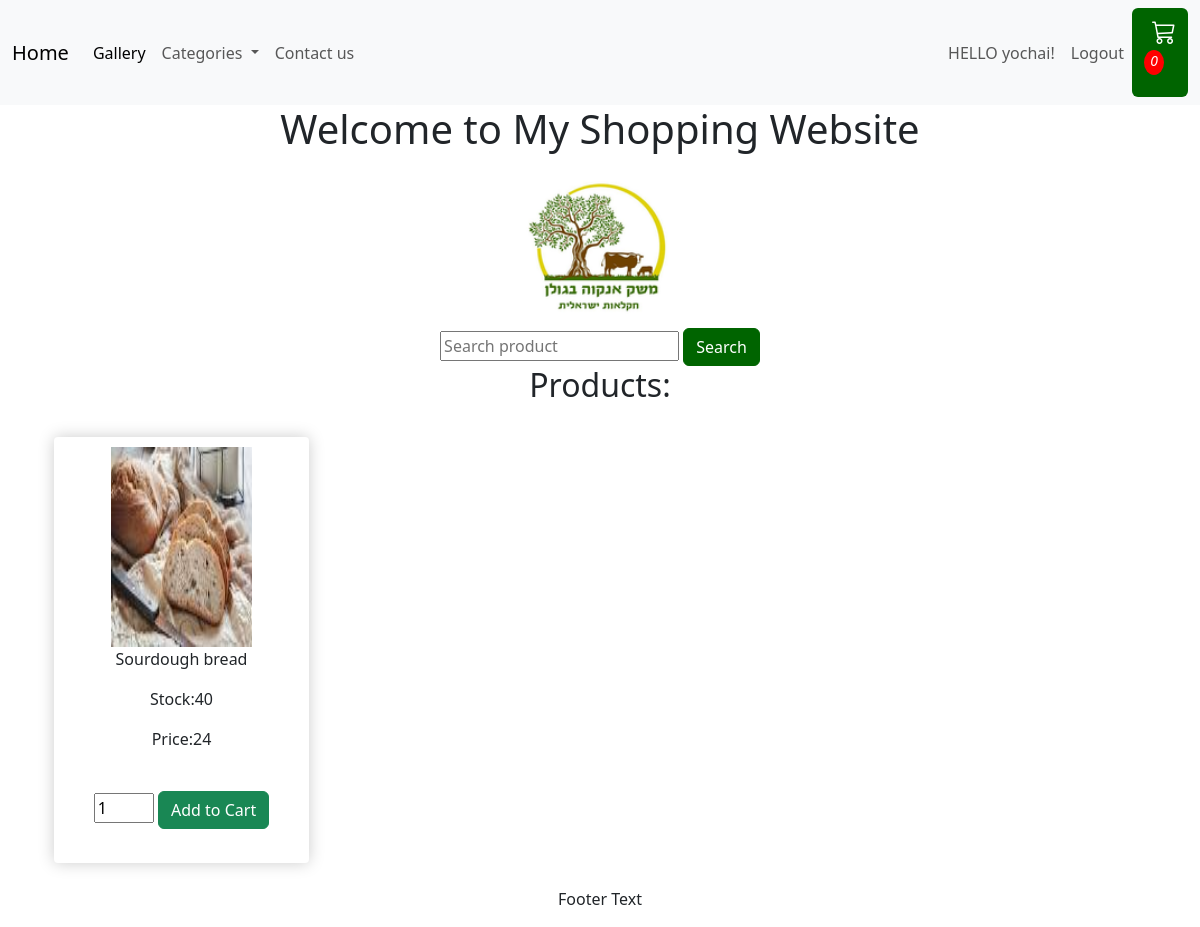
Screenshot of /?category_name=Bakery (signed in) with the database file from the repository.
### shop/models.py (models this page shows, shortened)
class MyUser(AbstractUser):
    phone_number = models.IntegerField(default=0, null=True)
    address = models.CharField(max_length=100, null=True)

class PurchaseCard(models.Model):
    date = models.DateTimeField(null=False)
    customer = models.ForeignKey(settings.AUTH_USER_MODEL, on_delete=models.CASCADE)
    status = models.CharField(max_length=50, choices=[(tag.name, tag.value) for tag in Options])
    def __str__(self):
        return f"{self.date} - {self.customer} - {self.status}"
    @property
    def get_cart_items(self):
        print("geting cart items")
        orderitems = self.purchaseline_set.all()
        total = sum([item.amount for item in orderitems])
        print(f"the total cart items num is: {total}")
        return total

class Product(models.Model):
    name = models.CharField(max_length=100, null=True)
    category = models.ForeignKey(Category, on_delete=models.CASCADE)
    price = models.IntegerField(default=0)
    stock = models.IntegerField(default=0)
    image = models.ImageField(upload_to="shop_images", null=True)

### shop/views.py (the view)
# urls.py: path('', views.products, name='all_products'),
def products(request):
    print("products function entered !!!")
    purchase_cart = get_customer_cart(request)
    category_name = request.GET.get('category_name')
    product_name = request.GET.get('product_name')
    all_categories = Category.objects.all()
    all_products = Product.objects.all()
    if category_name and category_name!="None":
        try:
            selected_category = all_categories.get(name__iexact=category_name)
        except Category.DoesNotExist:
            selected_category = None
            all_products = Product.objects.none()
        else:
            all_products = selected_category.product_set.all()
    else:
        selected_category = None
        all_products = Product.objects.all()
    if product_name:
        all_products = all_products.filter(name__icontains=product_name)
    context = {
        'products': all_products,
        'categories': all_categories,
        'selected_category': category_name,
        'selected_product': product_name,
        'purchase_cart': purchase_cart,
    }
    return render(request, 'products.html', context)

### shop/views.py (called while the page is built)
def get_customer_cart(request):
    if request.user.is_authenticated:
        customer = request.user
        try:
            purchase_cart = PurchaseCard.objects.get(customer=customer, status=Options.OPTION_TWO.value)
            print(f"pending purchase cart is: {purchase_cart}")
            return purchase_cart
        except Exception as e:
            print("no pending purchase cart - new purchase cart created to login user")
            return create_purchase_card(request)
    else:
        return get_session_cart(request)

### shop/templates/products.html (shortened to what this page needs)
{% extends 'base.html' %} {% load static %}{% block content %}
<div class="container-fluid bg-3 text-center">
  <form action="{% url 'all_products' %}">
    <input
      placeholder="Search product"
      aria-label="Search"
      name="product_name"
    />
    <input
      type="submit"
      value="Search"
      class="btn btn-success"
      style="background-color: #006400; border-color: #006400"
    />
  </form>
  <h2>Products:</h2>
  <br />
  <div class="row">
    {% for product in products %}
    <br />
    <div class="col-lg-3">
      <div class="box-element product">
        <img
          src="{% static product.image %}"
          class="img-responsive"
          style="width: 60%; height: 200px"
          alt="Image"
        />
        <p>{{ product.name }}</p>
        <p>Stock:{{ product.stock }}</p>
        <p>Price:{{ product.price }}</p>
        <form
          method="POST"
          action="{% url 'add_to_cart' product.id %}"
          style="max-width: 400px"
        >
          <br />
          <input
            type="number"
            name="number"
            placeholder="Choose quantity"
            min="0"
            value="1"
            style="width: 60px"
          />
          <input type="submit" value="Add to Cart" class="btn btn-success" />
        </form>
        <br />
      </div>
    </div>
    {% empty %}
    <li>No products available.</li>
    {% endfor %}
  </div>
</div>
<br />
{% endblock %}

### shop/templates/base.html (shortened to what this page needs)
<!DOCTYPE html>
{% load static %}
<html lang="en">
  <head>
    <link
      href="https://cdn.jsdelivr.net/npm/bootstrap@5.3.1/dist/css/bootstrap.min.css"
      rel="stylesheet"
    />
    <link
      href="https://cdn.jsdelivr.net/npm/bootstrap@5.3.1/dist/css/bootstrap.min.css"
      rel="stylesheet"
    />
    <link
      href="https://cdn.jsdelivr.net/npm/bootstrap-icons/font/bootstrap-icons.css"
      rel="stylesheet"
    />
    <link rel="stylesheet" type="text/css" href="{% static 'css/main.css' %}" />
  </head>
  <body>
    {% load static %}
    <nav class="navbar navbar-expand-lg bg-body-tertiary">
      <div class="container-fluid">
        <a class="navbar-brand" href="{% url 'all_products' %}">Home</a>
        <div class="collapse navbar-collapse" id="navbarSupportedContent">
          <ul class="navbar-nav me-auto mb-2 mb-lg-0">
            <li class="nav-item">
              <a class="nav-link active" aria-current="page" href="#"
                >Gallery</a
              >
            </li>
            <li class="nav-item dropdown">
              <a
                class="nav-link dropdown-toggle"
                href="#"
                role="button"
                data-bs-toggle="dropdown"
                aria-expanded="false"
              >
                Categories
              </a>
            </li>
            <li class="nav-item">
              <a class="nav-link" href="#">Contact us</a>
            </li>
          </ul>
          <ul class="navbar-nav ms-auto">
            {% if user.is_authenticated %}
            <li class="nav-item">
              <h10 class="nav-link">HELLO {{ user.username }}!</h10>
            </li>
            <li class="nav-item">
              <a class="nav-link" href="{% url 'logout' %}">Logout</a>
            </li>
            {% else %}
            <li class="nav-item">
              <a class="nav-link" href="{% url 'login_page' %}">Login</a>
            </li>
            {% endif %}
          </ul>
            <a
              href="{% url 'view_purchase_cart' %}"
              class="btn custom-cart-icon"            >
              <i class="bi bi-cart3 ms-2"><p id="cart-total">{{ purchase_cart.get_cart_items }}</p></i>
            </a>
        </div>
      </div>
    </nav>
    <div class="jumbotron">
      <div class="container text-center">
        <h1>Welcome to My Shopping Website</h1>
        <img
          src="{% static 'shop_images/Meshek_ankava.png' %}"
          class="img-responsive"
          style="width: 15%"
          alt="Image"
        />
      </div>
    </div>
    <div class="container">{% block content %} {% endblock %}</div>
    <footer class="container-fluid text-center">
      <p>Footer Text</p>
    </footer>
  </body>
</html>

### static/css/main.css (style rules this page uses)
.box-element { box-shadow:hsl(0, 0%, 80%) 0 0 16px; background-color: #fff; border-radius: 4px; padding: 10px; }
#cart-total { display: block; text-align: center; color:#fff; background-color: red; width: 20px; height: 25px; border-radius: 50%; font-size: 14px; }

### shop/templates/base.html (style rules this page uses)
.custom-cart-icon { background-color: #006400; color: #ffffff; font-size: 1.5rem; border: none; }

### rows the page displays
MyUser: username "yochai"
PurchaseCard: get_cart_items "0"
Product: image (picture), name "Sourdough bread", stock "40", price "24"
